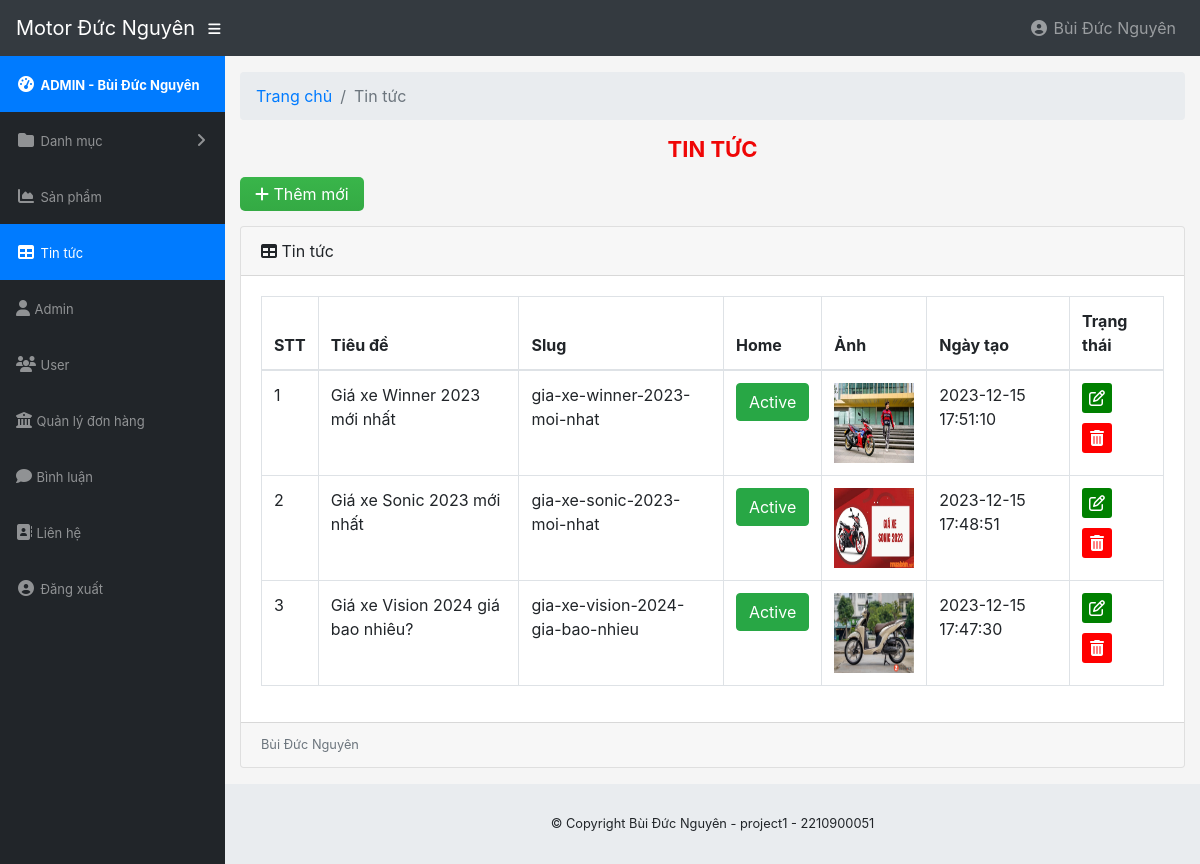
The app's page /admin/modules/post/index.php (signed in) with its own data.
### tables this page shows
CREATE TABLE `post` (
  `id` int(11) NOT NULL,
  `name` varchar(100) DEFAULT NULL,
  `slug` varchar(100) DEFAULT NULL,
  `home` tinyint(4) DEFAULT 1,
  `thumbar` varchar(100) DEFAULT NULL,
  `category_id` int(11) DEFAULT NULL,
  `short_description` text DEFAULT NULL,
  `content` text DEFAULT NULL,
  `created_at` timestamp NULL DEFAULT current_timestamp(),
  `updated_at` timestamp NULL DEFAULT current_timestamp() ON UPDATE current_timestamp(),
  `hot` tinyint(4) DEFAULT 0,
  `view` int(11) DEFAULT 0,
  `head` int(11) DEFAULT 0
);

### libraries/Function.php (called while the page is built, shortened)
<?php
function base_url()
{
    return $url  = "http://localhost/storemotor/";
}
function modules($url)
{
    return base_url() . "admin/modules/" .$url ;
}
function uploads()
{
    return base_url() . "public/uploads/";
}
?>

### libraries/Database.php (called while the page is built, shortened)
<?php
class Database
{
    public $link;
    public function __construct()
    {
        $this->link = mysqli_connect("localhost","root","","storemotor") or die ();
        mysqli_set_charset($this->link,"utf8");
    }
    public function fetchsql( $sql )
    {
        $result = mysqli_query($this->link,$sql) or die("Lỗi  truy vấn sql " .mysqli_error($this->link));
        $data = [];
        if( $result)
        {
            while ($num = mysqli_fetch_assoc($result))
            {
                $data[] = $num;
            }
        }
        return $data;
    }
}
?>

### admin/autoload/autoload.php (called while the page is built, shortened)
<?php
require_once  __DIR__."/../../libraries/Database.php";
require_once __DIR__."/../../libraries/Function.php";
$db = new Database;
?>

### admin/modules/post/index.php (the view, shortened to what this page needs)
<?php
$open = "post";
require_once __DIR__."/../../autoload/autoload.php";
$sql = "SELECT * FROM post ORDER BY id DESC";
$post = $db->fetchsql($sql);
?>
<?php require_once __DIR__."/../../layouts/header.php"; ?>
    <div class="container-fluid">
        <ol class="breadcrumb">
            <li class="breadcrumb-item">
                <a href="#">Trang chủ</a>
            </li>
            <li class="breadcrumb-item active">Tin tức</li>
        </ol>
        <div class="admin-title-top">
            <h1>Tin tức</h1>
        </div>
        <div class="button-custom">
            <a class="btn-add" href="add.php"><i class="fa fa-plus"></i> Thêm mới</a>
        </div>
        <div class="admin-content">
            <div class="card mb-3">
                <div class="card-header">
                    <i class="fas fa-table"></i>
                    Tin tức</div>
                <div class="card-body">
                    <div class="table-responsive">
                        <table class="table table-bordered" id="dataTable" width="100%" cellspacing="0">
                            <thead>
                            <tr>
                                <th>STT</th>
                                <th>Tiêu đề</th>
                                <th>Slug</th>
                                <th>Home</th>
                                <th>Ảnh</th>
                                <th>Ngày tạo</th>
                                <th>Trạng thái</th>
                            </tr>
                            </thead>
                            <tbody>
                            <?php $stt = 1; foreach ($post as $item): ?>
                                <tr>
                                    <td><?php echo $stt ?></td>
                                    <td><?php echo $item['name'] ?></td>
                                    <td><?php echo $item['slug'] ?></td>
                                    <td>
                                        <a class="btn <?php echo $item['home'] == 1 ? 'btn-success' : 'btn-danger' ?>" href="home.php?id=<?php echo $item['id'] ?>">
                                            <?php echo $item['home'] == 1 ? 'Active' : 'Pause' ?>
                                        </a>
                                    </td>
                                    <td>
                                        <img src="<?php echo uploads() ?>post/<?php echo $item['thumbar'] ?>" width="80px" height="80px" />
                                    </td>
                                    <td><?php echo $item['created_at'] ?></td>
                                    <td>
                                        <ul class="list-action">
                                            <li class="item-edit">
                                                <a href="edit.php?id=<?php echo $item['id'] ?>" title="Chỉnh sửa tin tức">
                                                    <i class="fa fa-edit"></i>
                                                </a>
                                            </li>
                                            <li class="item-delete">
                                                <a href="delete.php?id=<?php echo $item['id'] ?>" title="Xóa tin tức">
                                                    <i class="fa fa-trash-alt"></i>
                                                </a>
                                            </li>
                                        </ul>
                                    </td>
                                </tr>
                                <?php $stt++ ; endforeach ?>
                            </tbody>
                        </table>
                    </div>
                </div>
                <div class="card-footer small text-muted">Bùi Đức Nguyên</div>
            </div>
        </div>
    </div>
<?php require_once __DIR__."/../../layouts/footer.php"; ?>

### admin/layouts/header.php (shortened to what this page needs)
<!DOCTYPE html>
<html lang="en">
<head>
    <link href="<?php echo base_url() ?>public/admin/vendor/fontawesome-free/css/all.min.css" rel="stylesheet" type="text/css">
    <link href="<?php echo base_url() ?>public/admin/vendor/datatables/dataTables.bootstrap4.css" rel="stylesheet">
    <link href="<?php echo base_url() ?>public/admin/css/sb-admin.css" rel="stylesheet">
    <link href="<?php echo base_url() ?>public/admin/css/style-admin.css" rel="stylesheet">
</head>
<body id="page-top">
<nav class="navbar navbar-expand navbar-dark bg-dark static-top">
    <a class="navbar-brand mr-1" href="<?php echo base_url() ?>admin">Motor Đức Nguyên</a>
    <button class="btn btn-link btn-sm text-white order-1 order-sm-0" id="sidebarToggle" href="#">
        <i class="fas fa-bars"></i>
    </button>
    <ul class="navbar-nav ml-auto">
        <li class="nav-item dropdown no-arrow">
            <a class="nav-link dropdown-toggle" href="#" id="userDropdown" role="button" data-toggle="dropdown" aria-haspopup="true" aria-expanded="false">
                <i class="fas fa-user-circle fa-fw"></i> <?php echo $_SESSION['admin_name'] ?>
            </a>
        </li>
    </ul>
</nav>
<div id="wrapper">
    <ul class="sidebar navbar-nav">
        <li class="nav-item active">
            <a class="nav-link" href="<?php echo base_url() ?>admin">
                <i class="fas fa-fw fa-tachometer-alt"></i>
                <span>
                    <strong>ADMIN - <?php echo $_SESSION['admin_name'] ?></strong>
                </span>
            </a>
        </li>
        <li class="nav-item dropdown">
            <a class="nav-link dropdown-toggle" href="#" id="pagesDropdown" role="button" data-toggle="dropdown" aria-haspopup="true" aria-expanded="false">
                <i class="fas fa-fw fa-folder"></i>
                <span>Danh mục</span>
            </a>
        </li>
        <li class="nav-item <?php echo isset($open) && $open == 'product' ? 'active' : '' ?>">
            <a class="nav-link" href="<?php echo modules("product") ?>">
                <i class="fas fa-fw fa-chart-area"></i>
                <span>Sản phẩm</span>
            </a>
        </li>
        <li class="nav-item <?php echo isset($open) && $open == 'post' ? 'active' : '' ?>">
            <a class="nav-link" href="<?php echo modules("post") ?>">
                <i class="fas fa-fw fa-table"></i>
                <span>Tin tức</span></a>
        </li>
        <li class="nav-item <?php echo isset($open) && $open == 'admin' ? 'active' : '' ?>">
            <a class="nav-link" href="<?php echo modules("admin") ?>">
                <i class="fa fa-user"></i>
                <span>Admin</span></a>
        </li>
        <li class="nav-item <?php echo isset($open) && $open == 'user' ? 'active' : '' ?>">
            <a class="nav-link" href="<?php echo modules("user") ?>">
                <i class="fa fa-users"></i>
                <span>User</span></a>
        </li>
        <li class="nav-item <?php echo isset($open) && $open == 'transaction' ? 'active' : '' ?>">
            <a class="nav-link" href="<?php echo modules("transaction") ?>">
                <i class="fa fa-university"></i>
                <span>Quản lý đơn hàng</span></a>
        </li>
        <li class="nav-item <?php echo isset($open) && $open == 'comment' ? 'active' : '' ?>">
            <a class="nav-link" href="<?php echo modules("comment") ?>">
                <i class="fa fa-comment"></i>
                <span>Bình luận</span></a>
        </li>
        <li class="nav-item <?php echo isset($open) && $open == 'contact' ? 'active' : '' ?>">
            <a class="nav-link" href="<?php echo modules("contact") ?>">
                <i class="fa fa-address-book"></i>
                <span>Liên hệ</span></a>
        </li>
        <li class="nav-item">
            <a class="nav-link" href="/storemotor/dang-xuat.php">
                <i class="fas fa-user-circle fa-fw"></i>
                <span>Đăng xuất</span></a>
        </li>
    </ul>
    <div id="content-wrapper">

### admin/layouts/footer.php (shortened to what this page needs)
<footer class="sticky-footer">
    <div class="container my-auto">
        <div class="copyright text-center my-auto">
            <span>© Copyright Bùi Đức Nguyên - project1 - 2210900051</span>
        </div>
    </div>
</footer>
</div>
</div>
</body>
</html>

### public/admin/css/style-admin.css (style rules this page uses)
li { list-style: none; }
a, a:hover { text-decoration: none; }
.admin-title-top h1 { text-align: center; font-size: 22px; text-transform: uppercase; font-weight: bold; color: #ef0606; }
.button-custom { margin: 20px 0px; }
.button-custom a { background-color: #39b54a !important; background: linear-gradient(180deg, #39b54a, #34aa44) !important; border-color: #35a745; color: #fff; padding: 7px 15px; border-radius: 5px; }
.list-action { margin: 0; padding: 0; }
.list-action li { display: inline-block; width: 30px; height: 30px; background: red; border-radius: 3px; text-align: center; line-height: 30px; margin-right: 10px; margin-bottom: 10px; }
.list-action li a { color: #fff; }
.item-edit { background: green !important; }

### records on screen
post: name "Giá xe Winner 2023 mới nhất", slug "gia-xe-winner-2023-moi-nhat", home "Active", thumbar (picture), created_at "2023-12-15 17:51:10"
post: name "Giá xe Sonic 2023 mới nhất", slug "gia-xe-sonic-2023-moi-nhat", home "Active", thumbar (picture), created_at "2023-12-15 17:48:51"
post: name "Giá xe Vision 2024 giá bao nhiêu?", slug "gia-xe-vision-2024-gia-bao-nhieu", home "Active", thumbar (picture), created_at "2023-12-15 17:47:30"

### other values on screen
$_SESSION['admin_name'] "Bùi Đức Nguyên"
